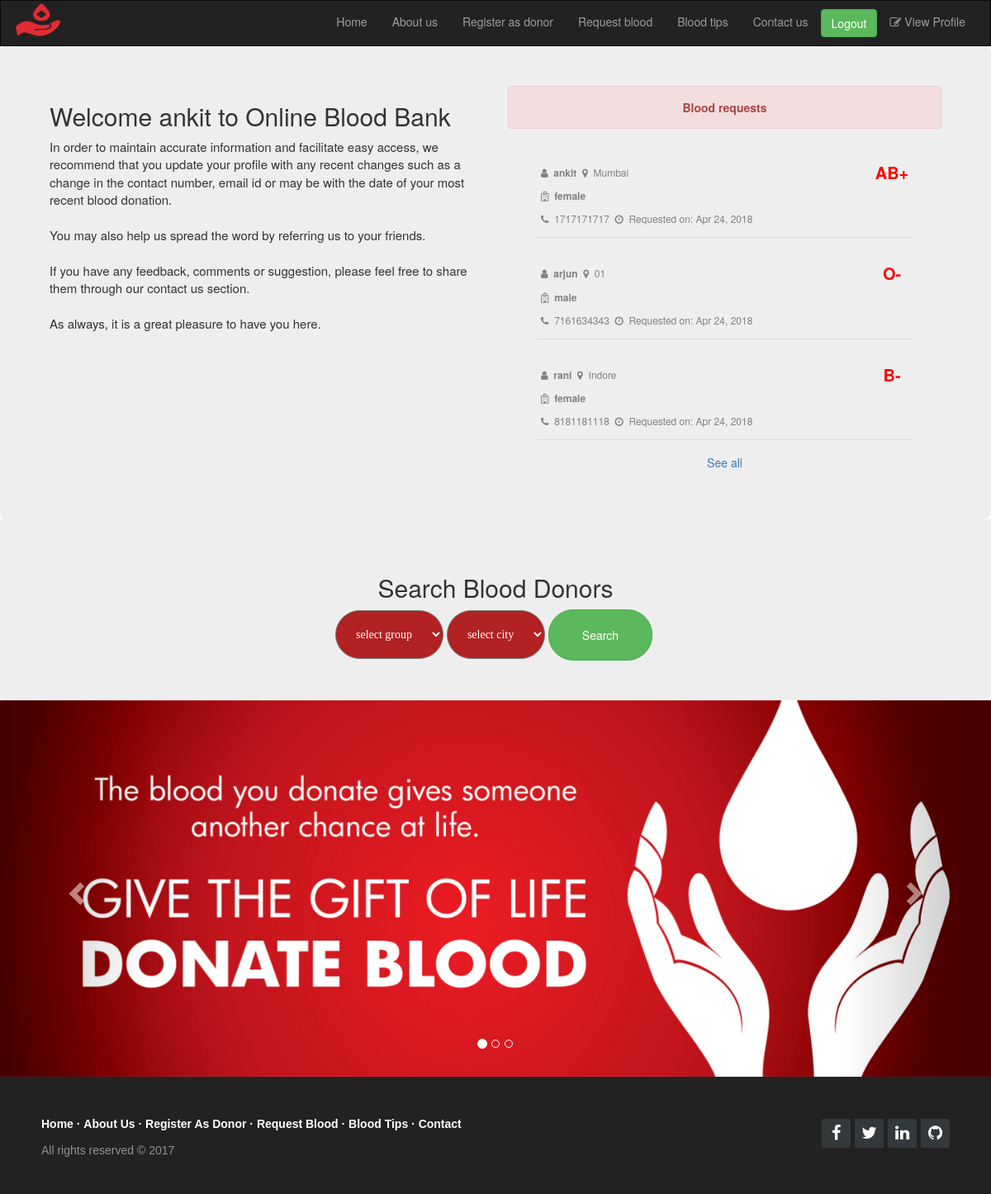
/index.php (signed in), run on the app's committed database.
### tables this page shows
CREATE TABLE IF NOT EXISTS `patient` (
  `pname` varchar(200) NOT NULL,
  `blood_group` varchar(200) NOT NULL,
  `city` varchar(200) NOT NULL,
  `gender` varchar(200) NOT NULL,
  `phone` varchar(200) NOT NULL,
  `email` varchar(200) NOT NULL,
  `date` date NOT NULL
);

### index.php (the view, shortened to what this page needs)
<!DOCTYPE html>
<html>
<head>
    <link rel="stylesheet" type="text/css" href="css/style.css">
    <link rel="stylesheet" type="text/css" href="bootstrap/css/bootstrap.min.css">
    <link rel="stylesheet" href="http://maxcdn.bootstrapcdn.com/font-awesome/4.2.0/css/font-awesome.min.css">
</head>
<body>
<nav class="navbar navbar-inverse" style="margin-bottom:0;border-radius: 0">
  <div class="container-fluid">
    <div class="navbar-header">
      <a class="navbar-brand" href="#"><img class="img-responsive" src="images/logo.png" alt="" id="logo"></a>
    </div>
    <div class="collapse navbar-collapse" id="bs-example-navbar-collapse-1">
      <ul class="nav navbar-nav navbar-right">
        <li><a href="index.php">Home</a></li>
        <li><a href="About.php">About us</a></li>
        <li><a href="Register.php">Register as donor</a></li>
        <li><a href="requestblood.php">Request blood</a></li>
        <li><a href="Bloodtips.php">Blood tips</a></li>
        <li><a href="contact.php">Contact us</a></li>
        <li>
              <?php
                     if (isset($_SESSION["unm"])&&isset($_SESSION["pwd"]))
                     {
                       ?>
                       <form class="form-group" style="margin-top: 10px;margin-bottom: 10px;" method="post">
                         <button type="submit" class="btn btn-success" name="logout">Logout</button>
                       </form>
                       <?php
                     }
              ?>
</li>
<?php
   if (isset($_SESSION["unm"]) && isset($_SESSION["pwd"])) {
    ?>
  <li>
    <a href="viewprofile.php"><i class="fa fa-pencil-square-o" aria-hidden="true"></i> View Profile</a>
  </li>
    <?php
   }
 ?>
      </ul>
    </div>
  </div>
</nav>
     <?php
          if (isset($_SESSION["unm"])&&isset($_SESSION["pwd"])) {
            ?>
           <div class="container-fluid" style="padding: 0">
                <div class="jumbotron" style="margin-bottom: 0px">
                     <div class="row">
                         <div class="col-md-6">
                             <h2>Welcome <?php echo $_SESSION["fnm"]?> to Online Blood Bank</h2>
                             <p style="font-size: 15px;">
                               In order to maintain accurate information and facilitate easy access, we recommend  that you update your profile with any recent changes such as a change in the contact number, email id or may be with the date of your most recent blood donation.<br><br>
You may also help us spread the word by referring us to your friends.<br><br>
If you have any feedback, comments or suggestion, please feel free to share them through our contact us section.<br><br>
As always, it is a great pleasure to have you here.<br><br>
                             </p>
                         </div>
                         <div  class="col-md-6">
                          <div class="alert alert-danger text-center">
  <strong>Blood requests</strong>
</div>
<div class="container-fluid" style="margin-top: 0px;">
<?php
   $i=1;
      $conn=mysqli_connect("localhost","root","mysqladmin","blood_bank");
             $qry="select * from patient;";
      $result=mysqli_query($conn,$qry);
   while ($i <= 3) {
      $data=mysqli_fetch_assoc($result);
      $pname=$data["pname"];
      $city=$data["city"];
      $hospital=$data["gender"];
      $phone=$data["phone"];
      $bgroup=$data["blood_group"];
      $date_rq=$data["date"];
      $date1=date_create($date_rq);
$date= date_format($date1,"M d, Y");
     ?>
<div class="inner" style="padding: 10px 20px">
        <div class="req">
             <div class="part1">
                 <div class="sub-part1-1">
                    <i class="fa fa-user"></i>&nbsp;
                    <b><?php echo $pname ?></b>&nbsp;
                    <i class="fa fa-map-marker"></i>&nbsp;
                    <?php echo $city ?>
                 </div>
                 <div class="sub-part1-1">
                    <i class="fa fa-hospital-o"></i>&nbsp;
                    <b><?php echo $hospital; ?></b>
                 </div>
                 <div class="sub-part1-2">
                   <i class="fa fa-phone"></i>&nbsp;
                   <?php echo $phone ?>&nbsp;
                   <i class="fa fa-clock-o" aria-hidden="true"></i>&nbsp;
                   Requested on: <?php echo $date ?>&nbsp;
                 </div>
             </div>
             <div class="part2">
                 <div class="sub-part2">
                   <?php echo $bgroup; ?>
                 </div>
             </div>
        </div>
    </div>
     <?php
     $i++;
   }
 ?>
</div>
<div class="container-fluid">
    <h5 class="text-center"><a href="" data-toggle="modal" data-target="#largeModal" style="text-decoration: none;">See all</a></h5>
</div>
                         </div>
                     </div>
                </div>
           </div>
            <?php
          }
      ?>
<div class="container-fluid" style="padding: 0px;">
	<div class="jumbotron"  style="margin-bottom: 0px">
		<div class="row">
			<h2 class="text-center">Search Blood Donors</h2>
		</div>
		<div class="row text-center" style="margin-top: 0px;">
			<form class="form-inline" method="post">
  <div class="form-group">
    <select class="select-option" name="bggroup" required>
         <option value="">select group</option>
    </select>
  </div>
  <div class="form-group">
    <select class="select-option" name="city" required>
         <option value="">select city</option>
    </select>
  </div>
  <button type="submit" class="btn btn-success" style="padding: 20px 40px;border-radius:30px" name="search">Search</button>
</form>
		</div>
	</div>
</div>
<div id="carousel-example-generic" class="carousel slide" data-ride="carousel">
  <ol class="carousel-indicators">
    <li data-target="#carousel-example-generic" data-slide-to="0" class="active"></li>
    <li data-target="#carousel-example-generic" data-slide-to="1"></li>
    <li data-target="#carousel-example-generic" data-slide-to="2"></li>
  </ol>
  <div class="carousel-inner" role="listbox">
    <div class="item active">
      <img src="images/banner1.jpg" alt="">
    </div>
  </div>
  <a class="left carousel-control" href="#carousel-example-generic" role="button" data-slide="prev">
    <span class="glyphicon glyphicon-chevron-left" aria-hidden="true"></span>
  </a>
  <a class="right carousel-control" href="#carousel-example-generic" role="button" data-slide="next">
    <span class="glyphicon glyphicon-chevron-right" aria-hidden="true"></span>
  </a>
</div>
<footer class="footer-distributed">
      <div class="footer-right">
        <a href="#"><i class="fa fa-facebook"></i></a>
        <a href="#"><i class="fa fa-twitter"></i></a>
        <a href="#"><i class="fa fa-linkedin"></i></a>
        <a href="#"><i class="fa fa-github"></i></a>
      </div>
      <div class="footer-left">
        <p class="footer-links">
          <a href="index.php">Home</a>
          ·
          <a href="about.php">About Us</a>
          ·
          <a href="Register.php">Register As Donor</a>
          ·
          <a href="Requestblood.php">Request Blood</a>
          ·
          <a href="Bloodtips.php">Blood Tips</a>
          ·
          <a href="contact.php">Contact</a>
        </p>
        <p>All rights reserved © 2017</p>
      </div>
    </footer>
</body>
</html>

### css/style.css (style rules this page uses)
#logo { height: 46px; position: absolute; width: 60px; top: 0px; }
.select-option { padding: 20px; background: firebrick; color: white; border-radius: 23px; font-family: segoe ui light; }

### index.php (style rules this page uses)
.footer-distributed { background-color: #222; box-shadow: 0 1px 1px 0 rgba(0, 0, 0, 0.12); box-sizing: border-box; width: 100%; text-align: left; font: normal 7px sans-serif; padding: 45px 50px; margin-top: 0px; }
.footer-distributed .footer-left p { color: #8f9296; font-size: 14px; margin: 0; }
.footer-distributed p.footer-links { font-size:14px; font-weight: bold; color: #ffffff; margin: 0 0 10px; padding: 0; }
.footer-distributed p.footer-links a { display:inline-block; line-height: 1.8; text-decoration: none; color: inherit; }
.footer-distributed .footer-right { float: right; margin-top: 6px; max-width: 180px; }
.footer-distributed .footer-right a { display: inline-block; width: 35px; height: 35px; background-color: #33383b; border-radius: 2px; font-size: 20px; color: #ffffff; text-align: center; line-height: 35px; margin-left: 3px; }
.select-option { padding: 20px; background: firebrick; color: white; border-radius: 30px; font-family: segoe ui light; }
.req { border-bottom: 1px solid rgba(138,105,109,0.16); padding: 9px 0; color: gray; }
.part1 { width: 80%; display: inline-block; }
.part2 { float: right; }
.sub-part1-1 { padding: 5px; font-size: 12px; }
.sub-part1-2 { margin: 0; padding: 5px; font-size: 12px; }
.sub-part2 { max-width: 50px; min-width: 50px; width: 50px; text-align: center; height: 20px; color: red; font-weight: 700; font-size: 20px; display: inline-block; float: right; }

### data on the page
patient: pname "ankit", city "Mumbai", gender "female", phone "1717171717", date "Apr 24, 2018", blood_group "AB+"
patient: pname "arjun", city "01", gender "male", phone "7161634343", date "Apr 24, 2018", blood_group "O-"
patient: pname "rani", city "Indore", gender "female", phone "8181181118", date "Apr 24, 2018", blood_group "B-"

### other printed values
$_SESSION["fnm"] "ankit"
